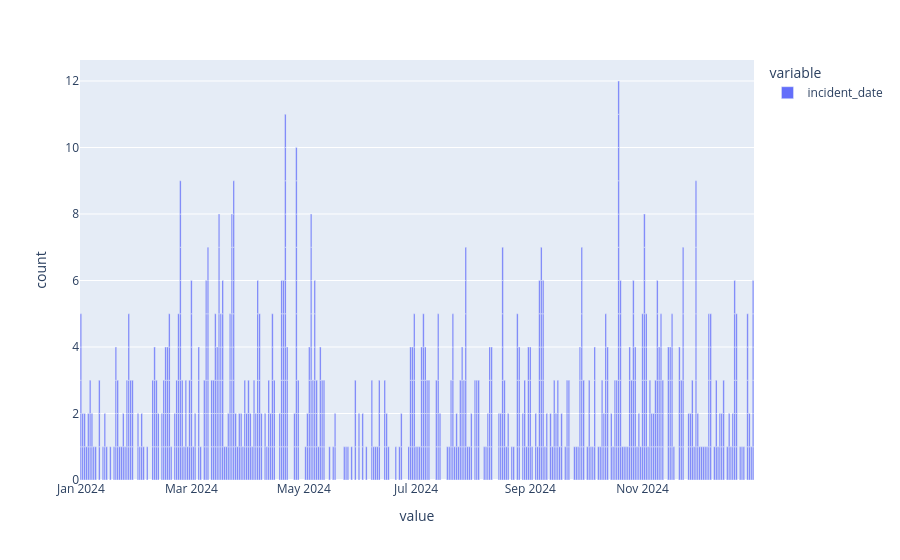

The code cell stored with this chart in its notebook:
### Code cell
nibrs_df[lambda x: x.ori.isin(cali_state_police_oris)]["incident_date"].plot(kind="bar")

### Figure 1 — Plotly figure (JSON) as saved in the notebook; plotly's stock layout.template omitted (floating-point values rounded to 4 significant figures; data arrays with more than 128 entries replaced by an {"elided": "..."} marker saying what was removed)
{"data": [{"hovertemplate": "variable=incident_date<br>value=%{x}<br>count=%{y}<extra></extra>", "legendgroup": "incident_date", "marker": {"color": "#636efa", "pattern": {"shape": ""}}, "name": "incident_date", "orientation": "v", "showlegend": true, "textposition": "auto", "type": "bar", "x": {"elided": "823 str values"}, "xaxis": "x", "y": {"elided": "823 int values"}, "yaxis": "y"}], "layout": {"barmode": "relative", "legend": {"title": {"text": "variable"}, "tracegroupgap": 0}, "margin": {"t": 60}, "xaxis": {"anchor": "y", "domain": [0, 1], "title": {"text": "value"}}, "yaxis": {"anchor": "x", "domain": [0, 1], "title": {"text": "count"}}}}
